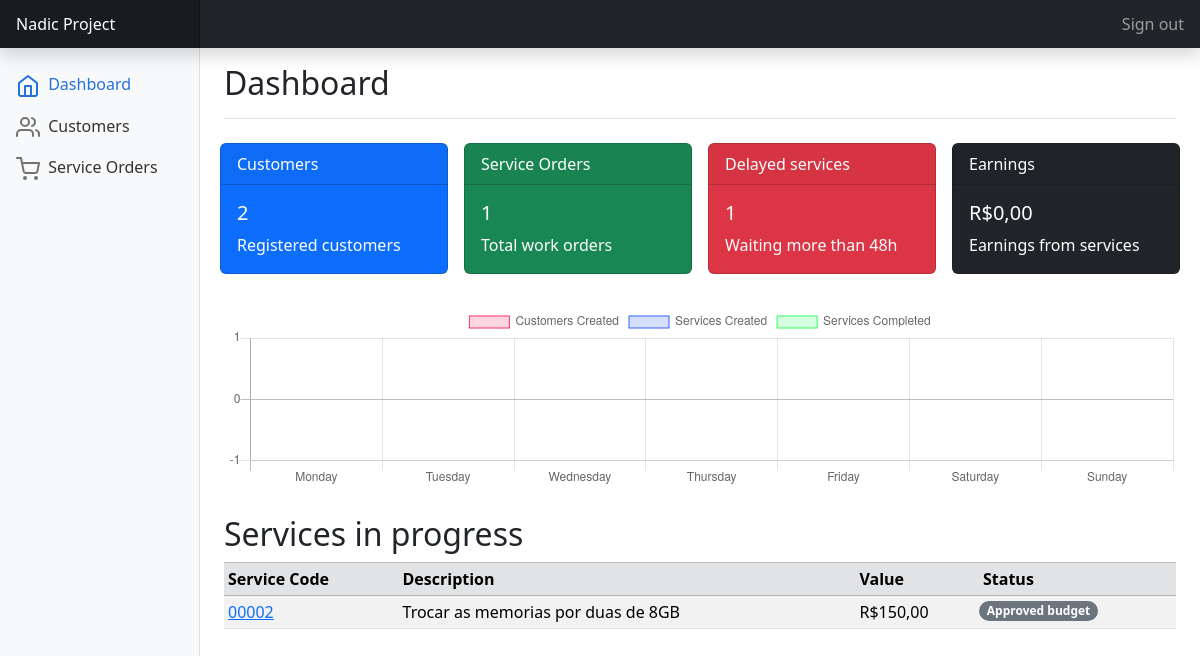
The app's page /crm/ (signed in), older data.
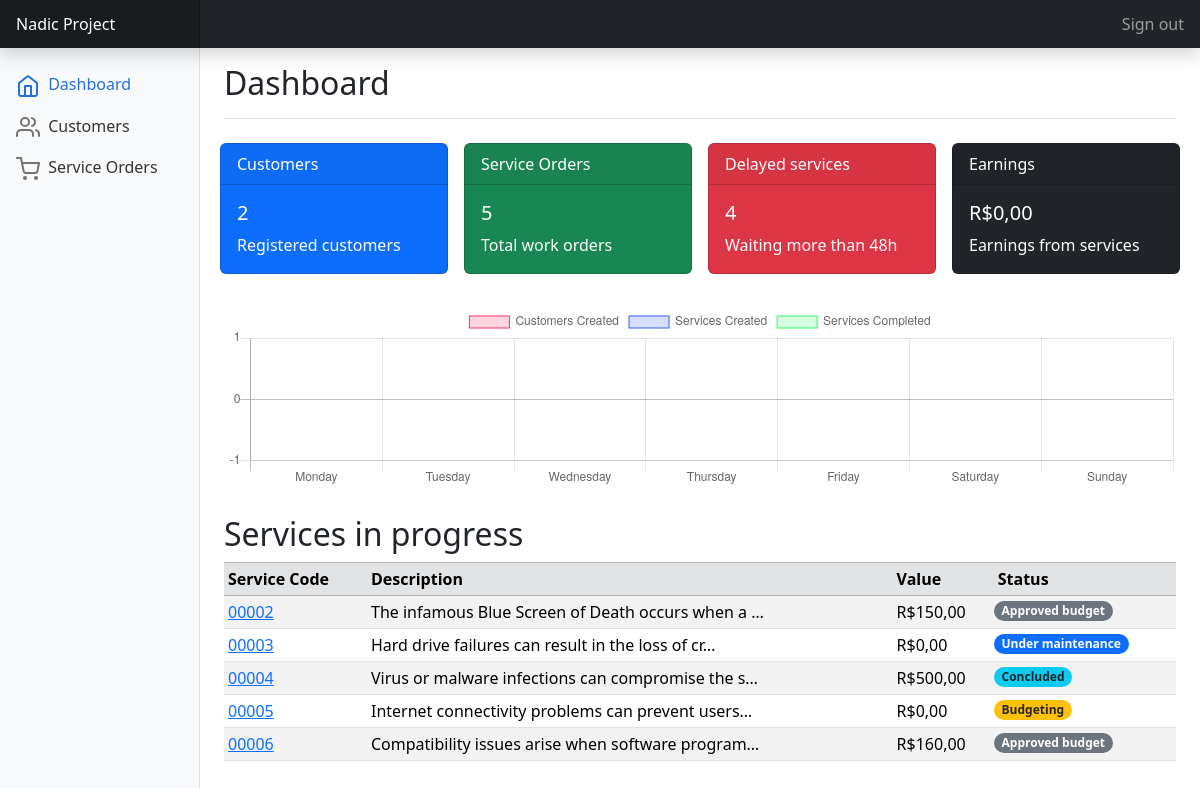
The same page, newer data.
### crm/models.py (models this page shows, shortened)
class ServiceOrder(models.Model):
    client = models.ForeignKey(Customer, on_delete=models.CASCADE)
    description = models.TextField()
    created_at = models.DateTimeField(auto_now_add=True)
    concluded_at = models.DateTimeField(null=True)
    value = models.DecimalField(max_digits=8, decimal_places=2, null=True, blank=True)
    status_choices = [('budgeting', 'Budgeting'),
                      ('approved_budget', 'Approved budget'),
                      ('under_maintenance', 'Under maintenance'),
                      ('concluded', 'Concluded'),
                      ('delivered', 'Delivered')]
    status = models.CharField(max_length=20, choices=status_choices, default='budgeting')
    def get_absolute_url(self):
        return reverse('detail_order', kwargs={'pk': self.pk})

### crm/views.py (the view)
# urls.py: path('', views.dashboard_view, name='dashboard'),
@login_required
def dashboard_view(request: HttpRequest):
    context = {'active_page': "Dashboard"}
    customers = Customer.objects.all()
    context.update({'customers': customers})
    serviceorders = ServiceOrder.objects.all()
    context.update({'serviceorders': serviceorders})
    context.update({'orderdelayed': count_ordersDelayed(ServiceOrder.objects.filter(status__in=['budgeting', 'approved_budget', 'under_maintenance']), 48)})
    context.update({'totalearnings': count_ordersEarning(ServiceOrder.objects.filter(status='delivered'))})
    context.update({'data_dashboard': generate_weekly_report()})
    return render(request, 'dashboard.html', context)

### crm/utils.py (called while the page is built)
def count_ordersDelayed(orders, time):
    orders_delayed = orders.filter(created_at__lte=timezone.now() - timezone.timedelta(hours=time))
    return orders_delayed.count()

def count_ordersEarning(orders):
    total_sum = orders.aggregate(total=models.Sum('value'))['total']
    print(total_sum)
    if total_sum is None:
        total_sum = 0.00
    return total_sum

### crm/templates/dashboard.html (shortened to what the changed rows need)
{% extends "utils/base.html" %}
{% load static %}
{% block main %}
    <div class="d-flex justify-content-between flex-wrap flex-md-nowrap align-items-center pt-3 pb-2 mb-3 border-bottom">
        <h1 class="h2">Dashboard</h1>
    </div>
    <div class="row">
        <div class="col-3 p-2">
            <div class="card text-white bg-success">
                <div class="card-body">
                    <h5 class="card-title">{{serviceorders.count}}</h5>
                    <p class="card-text">Total work orders</p>
                </div>
            </div>
        </div>
        <div class="col-3 p-2">
            <div class="card text-white bg-danger">
                <div class="card-body">
                    <h5 class="card-title">{{orderdelayed}}</h5>
                    <p class="card-text">Waiting more than 48h</p>
                </div>
            </div>
        </div>
    </div>
    <h2>Services in progress</h2>
    <div class="table-responsive">
        <table class="table table-striped table-sm">
            <thead class="table-secondary table-bordered">
                <tr>
                    <th scope="col">Service Code</th>
                    <th scope="col">Description</th>
                    <th scope="col">Value</th>
                    <th scope="col">Status</th>
                </tr>
            </thead>
            <tbody>
                {% for serviceorder in serviceorders %}
                    {% if serviceorder.status != "delivered" %}
                        <tr>
                            <td><a href="{{ serviceorder.get_absolute_url }}">{{serviceorder.id|stringformat:"05d"}}</a></td>
                            <td>{{serviceorder.description|truncatechars:50}}</td>
                            <td>R${{serviceorder.value|default:"0.00"|floatformat:2}}</td>
                            <td class="" style="padding-top: 1px; padding-left: 0;">
                                {% if serviceorder.status == 'budgeting' %}
                                    <span class="badge rounded-pill bg-warning text-dark">Budgeting</span>
                                {% elif serviceorder.status == 'approved_budget' %}
                                    <span class="badge rounded-pill bg-secondary">Approved budget</span>
                                {% elif serviceorder.status == 'under_maintenance' %}
                                    <span class="badge rounded-pill bg-primary">Under maintenance</span>
                                {% elif serviceorder.status == 'concluded' %}
                                    <span class="badge rounded-pill bg-info text-dark">Concluded</span>
                                {% elif serviceorder.status == 'delivered' %}
                                    <span class="badge rounded-pill bg-success">Delivered</span>
                                {% else %}
                                    <span class="badge rounded-pill bg-danger">Null</span>
                                {% endif %}
                            </td>
                        </tr>
                    {% endif %}
                {% endfor %}
            </tbody>
        </table>
    </div>
{% endblock main %}
{% block js %}
    <script>
        var ctx = document.getElementById('myChart')
        var data = {{ data_dashboard|safe }}
        var myChart = new Chart(ctx, {
            type: 'bar',
            data: data,
            options: {
            scales: {
                yAxes: [{
                ticks: {
                    beginAtZero: false,
                    stepSize: 1
                }
                }]
            },
            legend: {
                display: true
            }
            }
        })
    </script>
{% endblock js %}

Row changes from the older to the newer data that the page shows:
changed ServiceOrder "00002": description "Trocar as memorias por duas de 8GB" → "The infamous Blue Screen of Death occurs when a …"
added ServiceOrder: id "00003", description "Hard drive failures can result in the loss of cr…", value "0,00", shows "Under maintenance"
added ServiceOrder: id "00004", description "Virus or malware infections can compromise the s…", value "500,00", status "Concluded"
added ServiceOrder: id "00005", description "Internet connectivity problems can prevent users…", value "0,00", status "Budgeting"
added ServiceOrder: id "00006", description "Compatibility issues arise when software program…", value "160,00", status "Approved budget"
Text that changed along with them:
{{ serviceorders.count }}: "1" → "5"
{{ orderdelayed }}: "1" → "4"
